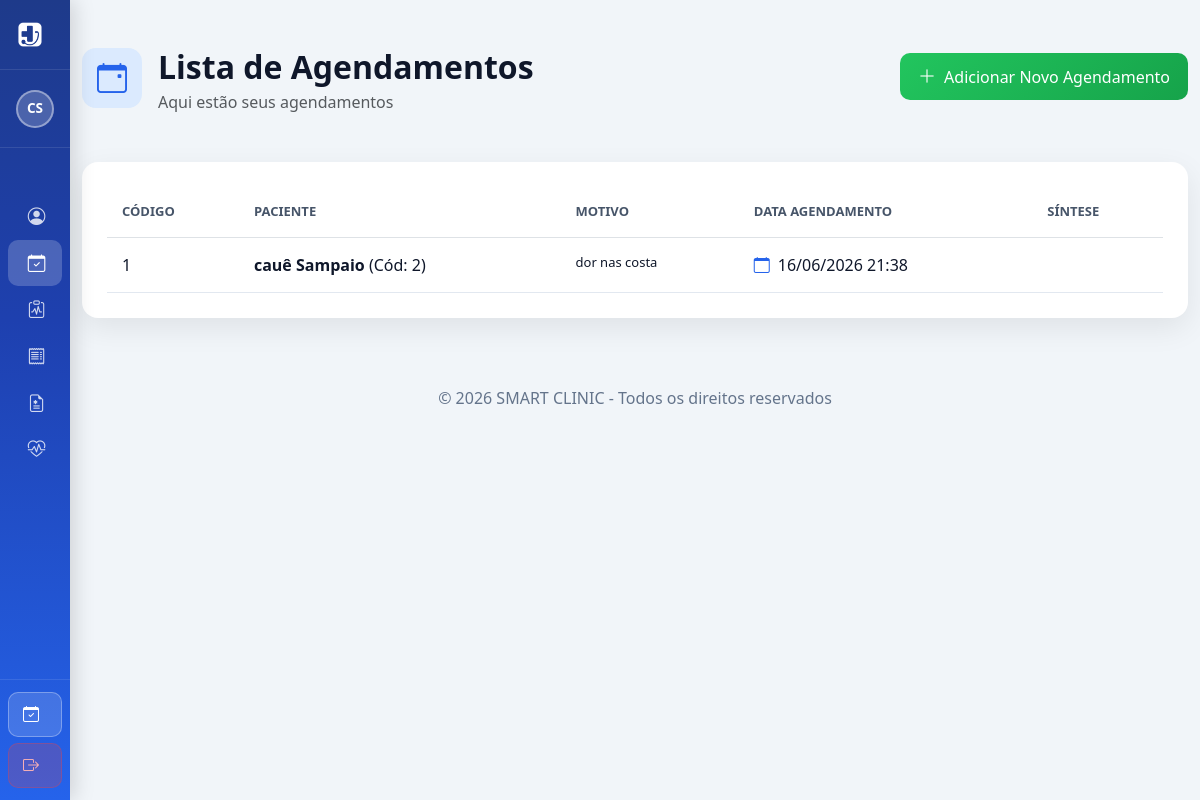
The page /Frontend/agendamento.php (signed in) on the database its author committed.
### tables this page shows
CREATE TABLE `consulta` (
  `cod` int(11) NOT NULL,
  `fk_agendamento_cod` int(11) DEFAULT NULL,
  `data_consulta` datetime DEFAULT NULL,
  `sintese` text DEFAULT NULL
);

CREATE TABLE `paciente` (
  `cod` int(11) NOT NULL,
  `fk_instituicao_cod` int(11) DEFAULT NULL,
  `cpf` varchar(11) NOT NULL,
  `nome` varchar(100) NOT NULL,
  `data_nascimento` date NOT NULL,
  `email` varchar(100) DEFAULT NULL,
  `senha` varchar(100) DEFAULT NULL,
  `endereco` varchar(200) DEFAULT NULL,
  `foto` varchar(100) DEFAULT NULL
);

CREATE TABLE `solicitacao` (
  `cod` int(11) NOT NULL,
  `fk_paciente_cod` int(11) NOT NULL,
  `fk_medico_cod` int(11) DEFAULT NULL,
  `tipo` varchar(50) NOT NULL,
  `motivo` text NOT NULL,
  `regime` varchar(50) DEFAULT NULL,
  `resposta` text DEFAULT NULL,
  `status` varchar(20) DEFAULT NULL
);

### Backend/controller/Database.php (called while the page is built)
<?php
class Database {
    private static $instance = null;
    public static function getConnection() {
        if (self::$instance === null) {
            $host = '127.0.0.1';
            $db   = 'smartclinic';
            $user = 'root';
            $pass = '';
            $charset = 'utf8mb4';
            $dsn = "mysql:host=$host;dbname=$db;charset=$charset";
            $options = [
                PDO::ATTR_ERRMODE => PDO::ERRMODE_EXCEPTION,
                PDO::ATTR_DEFAULT_FETCH_MODE => PDO::FETCH_ASSOC,
                PDO::ATTR_EMULATE_PREPARES => false,
            ];
            self::$instance = new PDO($dsn, $user, $pass, $options);
        }
        return self::$instance;
    }
}

### Backend/controller/AgendamentoController.php (called while the page is built, shortened)
<?php
require_once $_SERVER['DOCUMENT_ROOT'] . '/SMART-CLINIC-A/Backend/dao/AgendamentoDAO.php';
if (!class_exists('AgendamentoController')) {
    class AgendamentoController extends BaseController {
        private $dao;
        public function __construct() {
            $this->dao = new AgendamentoDAO();
        }
        public function getByPaciente($pacienteCod) {
            return $this->dao->getByPaciente($pacienteCod);
        }
    }
}

### Backend/dao/BaseDAO.php (called while the page is built, shortened)
<?php
require_once $_SERVER['DOCUMENT_ROOT'] . '/SMART-CLINIC-A/Backend/controller/Database.php';
class BaseDAO {
    public function __construct() {
        $this->db = Database::getConnection();
    }
}

### Backend/dao/AgendamentoDAO.php (called while the page is built, shortened)
<?php
require_once $_SERVER['DOCUMENT_ROOT'] . '/SMART-CLINIC-A/Backend/dao/BaseDAO.php';
class AgendamentoDAO extends BaseDAO {
    public function getByPaciente($pacienteCod) {
        $stmt = $this->db->prepare('SELECT c.*,
                                        ag.cod as agendamento_cod,
                                        ag.data_agendamento,
                                        s.motivo,
                                        s.fk_paciente_cod,
                                        p.nome as paciente_nome
                                 FROM consulta c
                                 LEFT JOIN agendamento ag ON c.fk_agendamento_cod = ag.cod
                                 LEFT JOIN solicitacao s ON ag.fk_solicitacao_cod = s.cod
                                 LEFT JOIN paciente p ON s.fk_paciente_cod = p.cod
                                 WHERE ag.cod IS NOT NULL AND s.fk_paciente_cod = ?');
        $stmt->execute([$pacienteCod]);
        return $stmt->fetchAll();
    }
}

### Frontend/agendamento.php (the view, shortened to what this page needs)
<?php
require_once __DIR__ . '/navbar.php';
$isPaciente = (isset($_SESSION['role']) && $_SESSION['role'] === 'paciente')
    || (isset($_SESSION['tipo_usuario']) && $_SESSION['tipo_usuario'] === 'paciente');
$pacienteLogadoCod = $_SESSION['user_id'] ?? $_SESSION['paciente_cod'] ?? null;
?>
<!DOCTYPE html>
<html lang="pt-BR">
<head>
    <link href="https://cdn.jsdelivr.net/npm/bootstrap@5.3.2/dist/css/bootstrap.min.css" rel="stylesheet">
    <link href="https://cdn.jsdelivr.net/npm/bootstrap-icons@1.11.1/font/bootstrap-icons.css" rel="stylesheet">
</head>
<body>
<section class="py-5">
<div class="container-lg" style="max-width: 1200px;">
<?php
require_once $_SERVER['DOCUMENT_ROOT'] . '/SMART-CLINIC-A/Backend/controller/AgendamentoController.php';
require_once $_SERVER['DOCUMENT_ROOT'] . '/SMART-CLINIC-A/Backend/controller/PacienteController.php';
$controller = new AgendamentoController();
$action = isset($_GET['action']) ? $_GET['action'] : 'list';
if ($action == 'list') {
?>
<div class="d-flex justify-content-between align-items-start mb-5">
    <div class="d-flex align-items-start gap-3">
        <div style="background: #dbeafe; width: 60px; height: 60px; border-radius: 14px; display: flex; align-items: center; justify-content: center;">
            <i class="bi bi-calendar-event" style="font-size: 30px; color: var(--azul);"></i>
        </div>
        <div>
            <h2 class="title mb-1">Lista de Agendamentos</h2>
            <p class="text-muted mb-0"><?= $isPaciente ? 'Aqui estão seus agendamentos' : 'Gerencie os agendamentos cadastrados no sistema' ?></p>
        </div>
    </div>
    <a href="agendamento.php?action=create" class="btn btn-verde d-flex align-items-center gap-2" style="margin-top: 5px;">
        <i class="bi bi-plus-lg" style="font-size: 18px;"></i> Adicionar Novo Agendamento
    </a>
</div>
<div class="card-modern">
<div class="table-responsive">
<table class="table table-modern mb-0">
<thead style="background: #f1f5f9;">
<tr>
    <th style="padding: 15px; font-weight: 600; color: #475569; font-size: 13px; text-transform: uppercase;">CÓDIGO</th>
    <th style="padding: 15px; font-weight: 600; color: #475569; font-size: 13px; text-transform: uppercase;">PACIENTE</th>
    <th style="padding: 15px; font-weight: 600; color: #475569; font-size: 13px; text-transform: uppercase;">MOTIVO</th>
    <th style="padding: 15px; font-weight: 600; color: #475569; font-size: 13px; text-transform: uppercase;">DATA AGENDAMENTO</th>
    <th style="padding: 15px; font-weight: 600; color: #475569; font-size: 13px; text-transform: uppercase;">SÍNTESE</th>
</tr>
</thead>
<tbody>
<?php
if ($isPaciente && !empty($pacienteLogadoCod)) {
    $agendamentos = $controller->getByPaciente($pacienteLogadoCod);
} else {
    $agendamentos = $controller->getAll();
}
foreach ($agendamentos as $ag) {
    $sintese = isset($ag['sintese']) ? substr($ag['sintese'], 0, 50) . (strlen($ag['sintese']) > 50 ? '...' : '') : '-';
    $motivo = isset($ag['motivo']) ? substr($ag['motivo'], 0, 50) . (strlen($ag['motivo']) > 50 ? '...' : '') : '-';
    echo "<tr style='border-bottom: 1px solid #e2e8f0;'>";
    echo "<td style='padding: 15px; color: #0f172a; font-weight: 500;'>{$ag['cod']}</td>";
    echo "<td style='padding: 15px; color: #0f172a;'><strong>{$ag['paciente_nome']}</strong> (Cód: {$ag['fk_paciente_cod']})</td>";
    echo "<td style='padding: 15px; color: #0f172a; font-size: 13px;'>{$motivo}</td>";
    echo "<td style='padding: 15px; color: #0f172a;'><i class='bi bi-calendar' style='color: var(--azul); margin-right: 8px;'></i>" . date('d/m/Y H:i', strtotime($ag['data_consulta'])) . "</td>";
    echo "<td style='padding: 15px; color: #0f172a; font-size: 13px;'>{$sintese}</td>";
    echo "</tr>";
}
?>
</tbody>
</table>
</div>
</div>
<?php } ?>
</div>
</section>
<footer style="background: transparent; color: #64748b; padding: 20px 0;">
    <div class="container-lg text-center">
        <p class="mb-0">© 2026 SMART CLINIC - Todos os direitos reservados</p>
    </div>
</footer>
</body>
</html>

### Frontend/agendamento.php (style rules this page uses)
:root { --azul: #2563eb; --azul-escuro: #1e40af; --verde: #22c55e; --fundo: #f1f5f9; }
body { background: var(--fundo); padding-top: 80px; font-family: 'Segoe UI', sans-serif; }
.card-modern { background: white; border-radius: 16px; padding: 25px; box-shadow: 0 10px 30px rgba(0,0,0,0.08); }
.title { font-weight: 600; color: #0f172a; }
.btn-verde { background: linear-gradient(135deg, #22c55e, #16a34a); border: none; color: white; border-radius: 10px; padding: 10px 18px; transition: 0.2s; }
.table-modern thead { background: #f1f5f9; }
.table-modern th { color: #475569; }
footer { background: transparent; color: #64748b; }

### Frontend/navbar.php (style rules this page uses)
:root { --sidebar-width:260px; --sidebar-collapsed-width:70px; --azul:#2563eb; --azul-escuro:#1e40af; --azul-mais-escuro:#1e3a8a; }
body.with-sidebar { margin-left:var(--sidebar-width); transition:margin-left .3s ease; padding-top:0 !important; }
body.with-sidebar.sidebar-collapsed { margin-left:var(--sidebar-collapsed-width); }

### rows shown on the page
consulta: cod "1", paciente.nome "cauê Sampaio", solicitacao.fk_paciente_cod "2", solicitacao.motivo "dor nas costa", data_consulta "16/06/2026 21:38"

### other values the page prints
$initials "CS"
